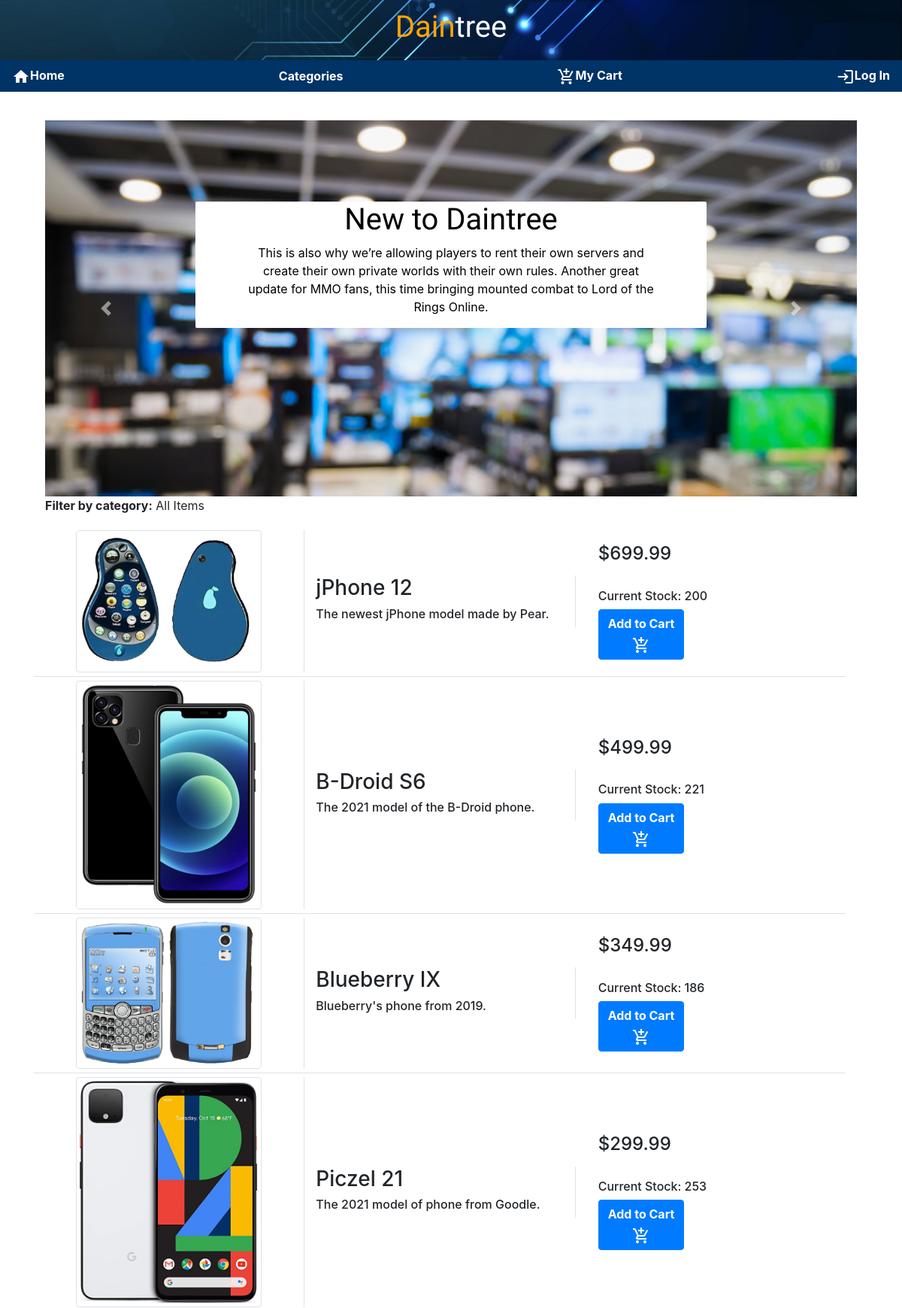
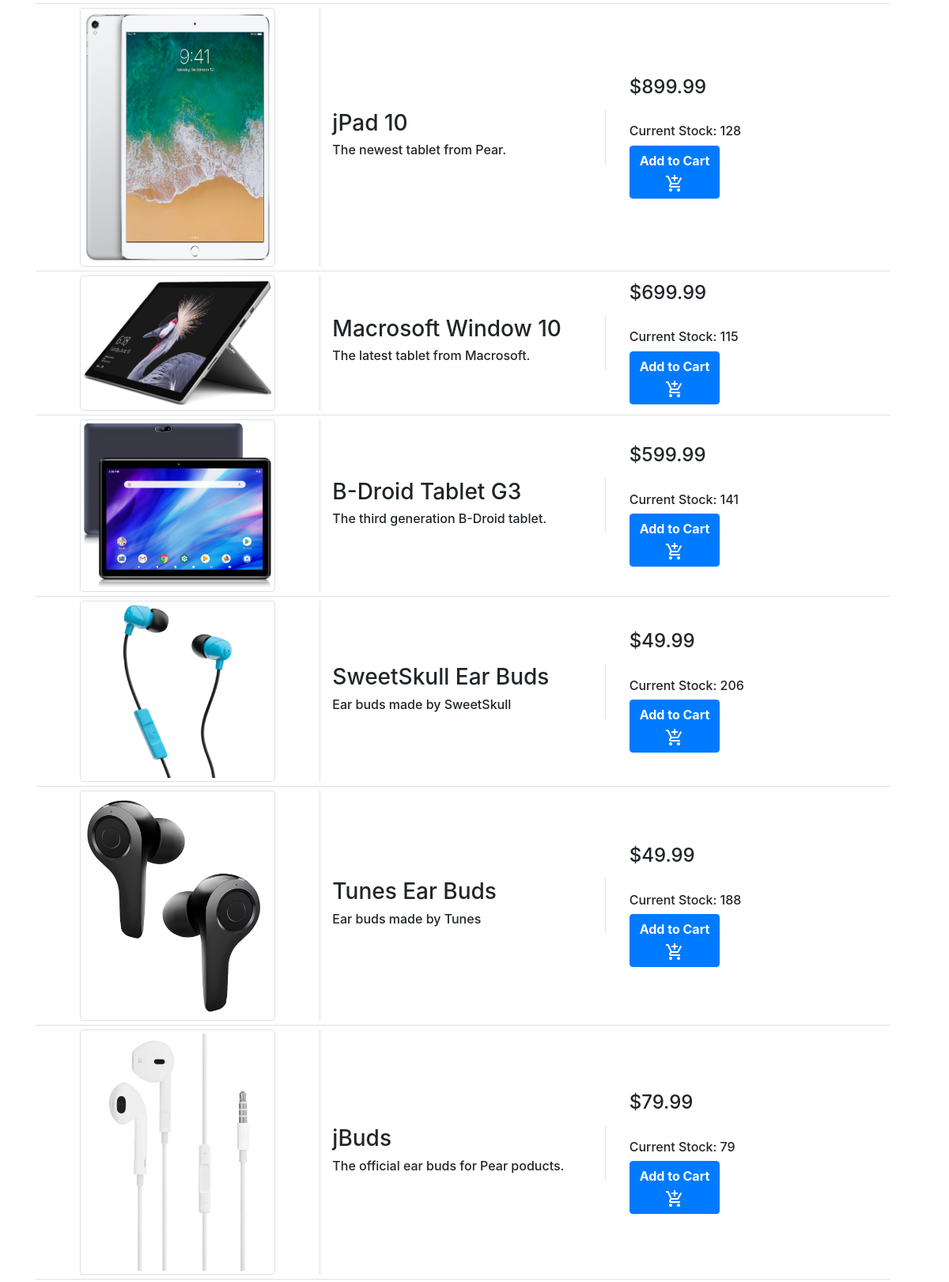
Screenshot of /main.php (upper part) with the database file from the repository (2 pictures, top to bottom).
### tables this page shows
CREATE TABLE IF NOT EXISTS `product` (
  `prod_id` INT(11) NOT NULL AUTO_INCREMENT,
  `catagory_id` INT(11) NOT NULL,
  `name` VARCHAR(45) NOT NULL,
  `price` DECIMAL(10,2) NOT NULL,
  `units` INT(11) NOT NULL,
  `description` VARCHAR(100) NULL DEFAULT NULL,
  `image` VARCHAR(45) NULL DEFAULT NULL,
  `archive` TINYINT(1) NOT NULL DEFAULT 0,
  `feature` TINYINT(1) NOT NULL DEFAULT 0,
  PRIMARY KEY (`prod_id`),
  INDEX `fk_Product_Category1_idx` (`catagory_id` ASC) ,
  UNIQUE INDEX `name_UNIQUE` (`name` ASC) ,
  CONSTRAINT `fk_Product_Category1`
    FOREIGN KEY (`catagory_id`)
    REFERENCES `category` (`catagory_id`)
    ON DELETE NO ACTION
    ON UPDATE NO ACTION);

### products.php (the view, shortened to what this page needs)
<?php
    $category = 'All Items';
    if($_SERVER['QUERY_STRING'] != ''){
        include ('connection.php');
        $category = str_replace('%20', ' ', $_SERVER['QUERY_STRING']);
        $sql = 'select * from products;';
        $results = mysqli_query($dbc, $sql);
        $prodSql = "select p.prod_id, p.image, p.name, p.price, p.units, p.description from product p join
        category c on p.catagory_id = c.catagory_id
        where c.name like '" . $category . "';";
        $prodResult = mysqli_query($dbc, $prodSql);
        echo "<p><span style='font-weight: bold'>Filter by category:</span> $category</p>";
        while($row = mysqli_fetch_array($prodResult)){
            echo "
            <div class='row border-bottom'>
            <div class='col-sm border-right'>
                <div class='prodImage'>
                    <img class='img-fluid img-thumbnail' src='";
                    if(is_null($row['image'])){
                        print 'includes\resources\images\noimgplaceholder.png';
                    } else {
                        print $row['image'];
                    };
                    echo "'>
                </div>
            </div>
            <div class='col-sm border-right' style='margin:auto;'>
                <h3>";
                    print $row['name'];
                echo "</h3><h6>";
                    print $row['description'];
                echo "</h6>
            </div>
            <div class='col-sm' style='margin:auto;'>
                <div class='row container'>
                    <div class='col-sm'>
                        <h4>$";
                        print $row['price'] . '</h4><br><h6> Current Stock: ' . $row['units'] . '</h6>';
                        echo "
                        <button type='button' class='btn btn-primary' data-toggle='modal' data-target='#exampleModal' onclick='addToCart(" . $row['prod_id'] . ");'>
                            <strong>Add to Cart</strong><br>
                            <a class='material-icons' style='text-decoration: none; color: white; padding-top:5px;'>add_shopping_cart</a>
                        </button>";
                        if(isset($_SESSION['admin']) && $_SESSION['admin'] == 1){
                            echo "<button class='btn btn-danger' id='feature" . $row['prod_id'] . "' onclick='feature('feature" . $row['prod_id'] . "')'>Feature</button>";
                        }
                        echo"
                        </div>
                    </div>
                </div>
            </div>";
        }
    }
else{
    include ('connection.php');
    echo '
    <div id="carouselControls" class="carousel slide" data-ride="carousel">
        <div class="carousel-inner" style="height: 500px;">
            <div class="carousel-item active">
                <div id="carouselText">
                    <h1>New to Daintree</h1>
                    <p>This is also why we’re allowing players to rent their own servers and create
                    their own private worlds with their own rules. Another great update for MMO fans,
                    this time bringing mounted combat to Lord of the Rings Online.</p>
                </div>
                <img class="w-100" src="includes/resources/images/carousel1.jpg" alt="Main slide">
            </div>';
        echo'
        </div>
        <a class="carousel-control-prev" href="#carouselControls" role="button" data-slide="prev">
            <span class="carousel-control-prev-icon" aria-hidden="true"></span>
            <span class="sr-only">Previous</span>
        </a>
        <a class="carousel-control-next" href="#carouselControls" role="button" data-slide="next">
            <span class="carousel-control-next-icon" aria-hidden="true"></span>
            <span class="sr-only">Next</span>
        </a>
    </div>';
        echo "<p><span style='font-weight: bold'>Filter by category:</span> $category</p>";
        $allSql = "select * from product;";
        $allResult = mysqli_query($dbc, $allSql);
        while($row = mysqli_fetch_array($allResult)){
            echo "
            <div class='row border-bottom'>
            <div class='col-sm border-right'>
                <div class='prodImage'>
                    <img class='img-fluid img-thumbnail' src='";
                    if(is_null($row['image'])){
                        print 'includes\resources\images\noimgplaceholder.png';
                    } else {
                        print $row['image'];
                    };
                    echo "'>
                </div>
            </div>
            <div class='col-sm border-right' style='margin:auto;'>
                <h3>";
                    print $row['name'];
                echo "</h3><h6>";
                    print $row['description'];
                echo "</h6>
            </div>
            <div class='col-sm' style='margin:auto;'>
                <div class='row container'>
                    <div class='col-sm'>
                        <h4>$";
                        print $row['price'] . '</h4><br><h6> Current Stock: ' . $row['units'] . '</h6>';
                        echo "
                        <button type='button' class='btn btn-primary' data-toggle='modal' data-target='#exampleModal' onclick='addToCart(" . $row['prod_id'] . ");'>
                            <strong>Add to Cart</strong><br>
                            <a class='material-icons' style='text-decoration: none; color: white; padding-top:5px;'>add_shopping_cart</a>
                        </button>";
                        echo"
                        </div>
                    </div>
                </div>
            </div>
            ";
        }
}
?>

### header.php (shortened to what this page needs)
<!DOCTYPE html>
<html>
    <head>
        <link rel="stylesheet" href="includes/styles.css">
        <link rel="stylesheet" href="https://stackpath.bootstrapcdn.com/bootstrap/4.3.1/css/bootstrap.min.css">
    </head>
    <body>
        <div id='header'>
        <div id='title'>
        <h1><a href="main.php"><span style='color: orange;'>Dain</span>tree</a></h1>
        </div>

### menu.php (shortened to what this page needs)
<div id='navbar' class='navbar navbar-dark'>
    <div id='navHome'><a href='main.php'><span class='material-icons'>home</span>Home</a></div>
    <a><div id='categories' onclick='toggleCategories();' style='cursor: pointer;'>Categories</div></a>
    <?php
        if(isset($_SESSION['admin']) == 1){
            echo "<div id='navCart'><a href='addProduct.php'>Add Product</a></div>";
        } else {
            echo "<div id='navCart'><a href='cart.php'><span class='material-icons'>add_shopping_cart</span>My Cart</a></div>";
        }
    ?>
    <div id='loggedInText'>
    <?php
        if(isset($_SESSION['email'])){
            echo "<a href='logout.php'><span class='material-icons'>logout</span>Log Out</a>";
        } else {
            echo "<a href='login.php'><span class='material-icons'>login</span>Log In</a>";
        }
    ?>
    </div>
</div>
</div>

### main.php (shortened to what this page needs)
<?php
    include ('header.php');
    include ('menu.php');
?>
<div id='main'>
    <div id='products'>
        <?php
            include ('products.php');
        ?>
    </div>
</div>
<?php
    include ('footer.php');
?>

### footer.php (shortened to what this page needs)
    </body>
</html>

### includes/styles.css (style rules this page uses)
#header { align-content: center; height: 100px; width: 100%; background-image: url("./resources/images/bg.jpg"); background-size: cover; background-position: center; top: 0; position: relative; }
h1 { font-family: 'Days One', sans-serif; }
#title { width: 100%; height: 80%; padding-top: 12px; text-align: center; vertical-align: middle; color: white; }
#title h1 a { color: white; text-decoration: none; }
#navbar { width: auto; background-color: #003366; }
#navbar a { color: white; text-decoration: none; font-weight: bold; }
.material-icons { vertical-align: middle; }
#main { clear: both; width: 100%; background-color:white; bottom: 0; z-index: -2; }
#products { position: relative; clear:both; margin: 5%; }
.row { padding-top: 5px; padding-bottom: 5px; max-height: 400px; display: block; width: 100%; }
.prodImage { width: 75%; margin: auto; }
#carouselText { color: black; background-color: white; border-radius: 2px; position: absolute; text-align: center; width: auto; margin-left: 200px; margin-right: 200px; margin-top: 10%; }
#carouselText p { text-align: center; margin-left: 10%; margin-right: 10%; }

### rows the page displays
product: image (picture), name "jPhone 12", description "The newest jPhone model made by Pear.", price "699.99", units "200"
product: image (picture), name "B-Droid S6", description "The 2021 model of the B-Droid phone.", price "499.99", units "221"
product: image (picture), name "Blueberry IX", description "Blueberry's phone from 2019.", price "349.99", units "186"
product: image (picture), name "Piczel 21", description "The 2021 model of phone from Goodle.", price "299.99", units "253"
product: image (picture), name "jPad 10", description "The newest tablet from Pear.", price "899.99", units "128"
product: image (picture), name "Macrosoft Window 10", description "The latest tablet from Macrosoft.", price "699.99", units "115"
product: image (picture), name "B-Droid Tablet G3", description "The third generation B-Droid tablet.", price "599.99", units "141"
product: image (picture), name "SweetSkull Ear Buds", description "Ear buds made by SweetSkull", price "49.99", units "206"
product: image (picture), name "Tunes Ear Buds", description "Ear buds made by Tunes", price "49.99", units "188"
product: image (picture), name "jBuds", description "The official ear buds for Pear poducts.", price "79.99", units "79"

### other values shown
$category "All Items"
